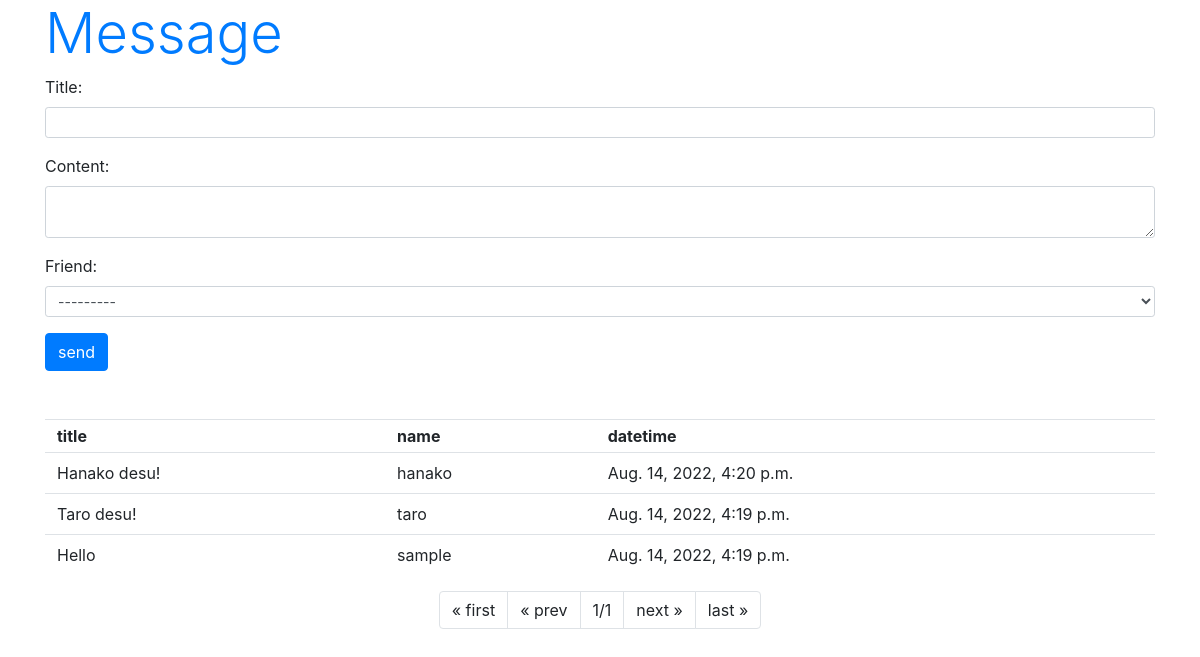
The page /hello/message/ on the database as committed earlier.
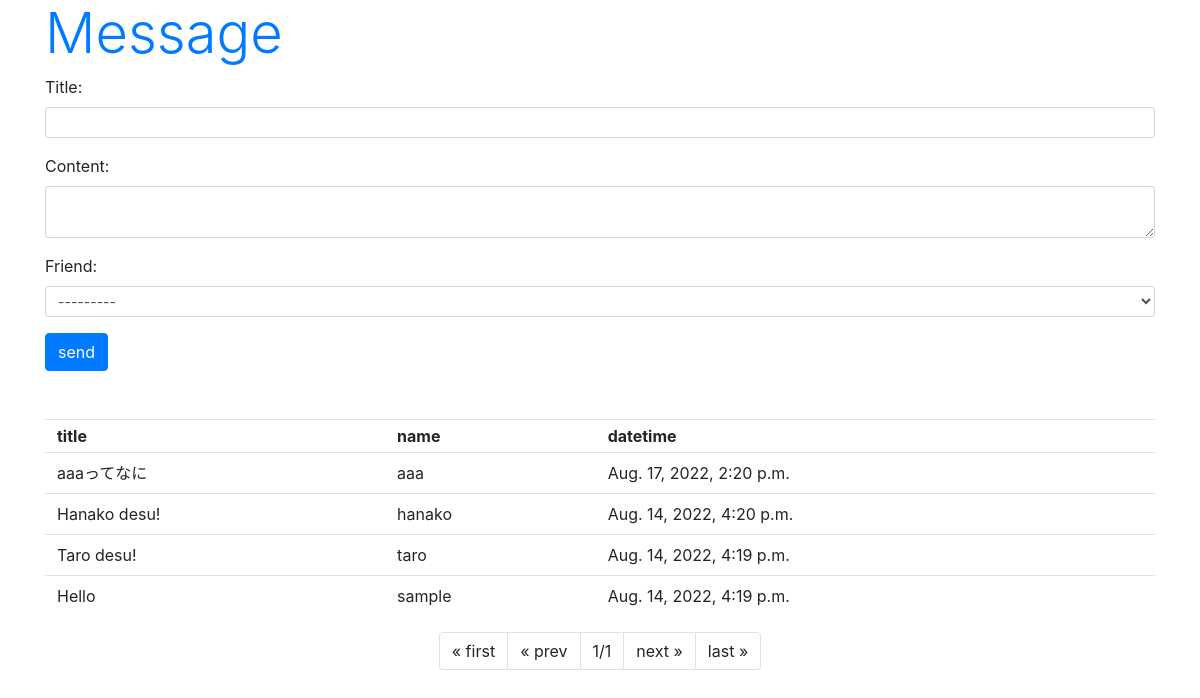
The same page on the database as committed later.
### hello/models.py (models this page shows, shortened)
class Message(models.Model):
  friend = models.ForeignKey(Friend, on_delete=models.CASCADE) #ForeignKeyを使ってFriendとの関連付けと削除用の機能を設定
  title = models.CharField(max_length=100)
  content = models.CharField(max_length=300)
  pub_date = models.DateTimeField(auto_now_add=True) #auto_now_addをTrueにすることで、自動で値が設定されるようになる
  class Meta:
    ordering = ('pub_date',) #レコードを投稿日時順に並べ替えるための処理

class Friend(models.Model): #Friendクラスの定義、下記に定義された情報がテーブルの項目と入れる値のデータ型を決定する
  name = models.CharField(max_length=100, \
    validators=[number_only]) #自分で定義したバリデーター用の関数をバリデーションとして設定
  mail = models.EmailField(max_length=200)
  gender = models.BooleanField()
  age = models.IntegerField(validators=[ \
    MinValueValidator(0), \
    MaxValueValidator(150)]) #項目ageに最小値と最大値のバリデーションを設定
  birthday = models.DateField()
  def __str__(self): #テキストの値を返す__str__メソッドを定義、これによってFriendクラスのインスタンスを{{}}で表示可能に
      return '<Friend:id=' + str(self.id) + ',' + self.name + '(' + str(self.age) + ')>' #レコードを追加したときの管理ツールでの表示される値を返す

### hello/views.py (the view)
# urls.py: path('message/', views.message, name='message'),
def message(request, page=1):
  if (request.method == 'POST'):
    obj = Message()
    form = MessageForm(request.POST, instance=obj) #MessageFormからPOSTメソッドで送信されたデータをformインスタンスとして生成
    form.save() #生成されたフォームの内容を保存する
  data = Message.objects.all().reverse() #Messageモデルの全レコードを取得し、pub_dataが新しい順に表示
  paginator = Paginator(data, 5) #1ページあたりのレコードを5つにしてページネーションする
  params = {
    'title':'Message',
    'form':MessageForm(),
    'data':paginator.get_page(page), #get_pageメソッドでアクセス時のページを取得する
  }
  return render(request, 'hello/message.html',params)

### hello/forms.py
class MessageForm(forms.ModelForm):
  class Meta:
    model = Message
    fields = ['title', 'content', 'friend']
    widgets = {
      'title':forms.TextInput(attrs={'class':'form-control form-control-sm', 'rows':2}),
      'content':forms.Textarea(attrs={'class':'form-control form-control-sm', 'rows':2}),
      'friend':forms.Select(attrs={'class':'form-control form-control-sm', 'rows':2}), #セレクトボックスでFriendモデルの値を表示
    }

### hello/templates/hello/message.html (shortened to what this page needs)
{% load static %}
<!doctype html>
<html lang="ja">
<head>
  <link rel="stylesheet"
    href="https://stackpath.bootstrapcdn.com/bootstrap/4.3.1/css/bootstrap.min.css"
>
</head>
<body class="container">
  <h1 class="display-4 text-primary">{{title}}</h1>
  <form action="{% url 'message' %}" method="post">
  {{form.as_p}}
  <input type="submit" value="send" class="btn btn-primary">
  <table class="table">
    <tr>
      <th class="py-1">title</th>
      <th class="py-1">name</th>
      <th class="py-1">datetime</th>
    </tr>
  {% for item in data %}
  <tr>
    <td class="py-2">{{item.title}}</td>
    <td class="py-2">{{item.friend.name}}</td>
    <td class="py-2">{{item.pub_date}}</td>
  </tr>
  {% endfor %}
  </table>
  <ul class="pagination justify-content-center">
    {% if data.has_previous %}
    <li class="page-item">
      <a class="page-link" href="{% url 'message' %}">&laquo; first</a>
    </li>
    <li class="page-item">
      <a class="page-link" href="{% url 'message' %}{{data.previous_page_number}}">&laquo; prev</a>
    </li>
    {% else %}
    <li class="page-item">
      <a class="page-link">&laquo; first</a>
    </li>
    <li class="page-item">
      <a class="page-link">&laquo; prev</a>
    </li>
    {% endif %}
    <li class="page-item">
      <a class="page-link">{{data.number}}/{{data.paginator.num_pages}}</a>
    </li>
    {% if data.has_next %}
    <li class="page-item">
      <a class="page-link" href="{% url 'message' %}{{data.next_page_number}}">next &raquo;</a>
    </li>
    <li class="page-item">
      <a class="page-link" href="{% url 'message' %}{{data.paginator.num_pages}}">last &raquo;</a>
    </li>
    {% else %}
    <li class="page-item">
      <a class="page-link">next &raquo;</a>
    </li>
    <li class="page-item">
      <a class="page-link">last &raquo;</a>
    </li>
    {% endif %}
  </ul>
</body>
</html>

Rows that differ between the two databases and show on the page:
added Message: title "aaaってなに", friend.name "aaa", pub_date "Aug. 17, 2022, 2:20 p.m."
